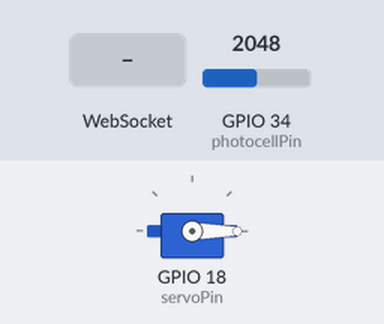
Recording of a sketch running on a simulated ESP32. Parts: servo. The test bench sets the inputs (shaded band); at power-on: GPIO 34 (photocellPin) = 2048. WiFi joins after 1.5 s; servers stay silent unless stated; what the sketch prints to the serial monitor is not drawn.

Above: at 3.2 s.
3.3 s: GPIO 34 (photocellPin) set to 772
4.8 s: GPIO 34 (photocellPin) set to 633
At 4.96 s:
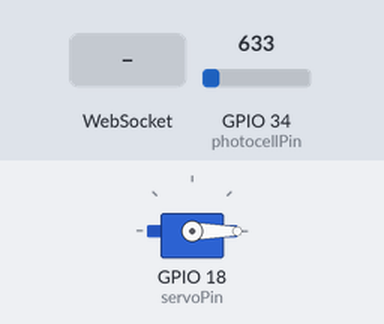
7.8 s: WebSocket text "closed" received
13.8 s: GPIO 34 (photocellPin) set to 1228
At 13.8 s:
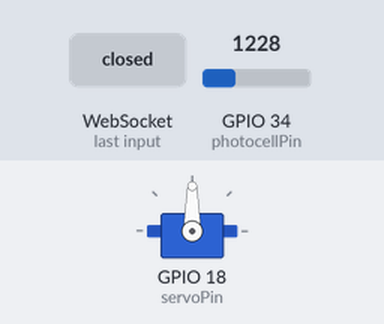
15.3 s: GPIO 34 (photocellPin) set to 660
At 15.46 s:
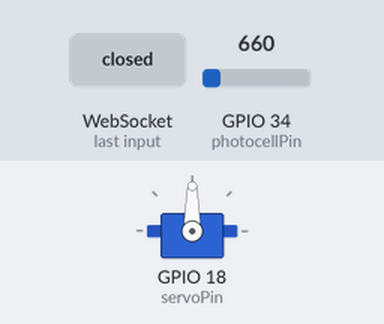
Timing chart, 0 to 19.3 s (numbered marks = the images above; inputs shaded):
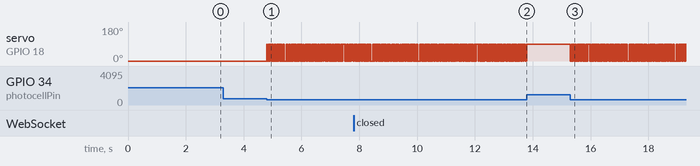

The sketch:

CODE.ino
```cpp
#include <WiFi.h> // Incluye la biblioteca para manejar la conexión WiFi
#include <WebSocketsServer.h> // Incluye la biblioteca para manejar el servidor WebSocket
#include <ArduinoJson.h> // Incluye la biblioteca para manejar JSON
#include <Servo.h> // Incluye la biblioteca para manejar el servo motor

// Configuración de la red WiFi
const char* ssid = "TU_SSID"; // Nombre de la red WiFi
const char* password = "TU_PASSWORD"; // Contraseña de la red WiFi

// Configuración del WebSocket
WebSocketsServer webSocket = WebSocketsServer(81); // Crea un servidor WebSocket en el puerto 81

// Configuración del servo motor
Servo sunroofServo; // Crea un objeto para controlar el servo motor
const int servoPin = 18; // Pin al que está conectado el servo motor

// Configuración de la fotocelda
const int photocellPin = 34; // Pin al que está conectada la fotocelda
const int lightThresholdLow = 300; // Umbral de luz baja
const int lightThresholdHigh = 700; // Umbral de luz alta

// Estado del sunroof
String sunroofState = "closed"; // Estado inicial del sunroof (cerrado)

void setup() {
  Serial.begin(115200); // Inicia la comunicación serial a 115200 baudios

  // Conexión a la red WiFi
  WiFi.begin(ssid, password); // Inicia la conexión a la red WiFi con el nombre y la contraseña proporcionados
  while (WiFi.status() != WL_CONNECTED) { // Espera hasta que el ESP32 se conecte a la red WiFi
    delay(1000); // Espera 1 segundo
    Serial.println("Conectando a WiFi..."); // Imprime un mensaje en la consola indicando que se está conectando a la WiFi
  }
  Serial.println("Conectado a WiFi"); // Imprime un mensaje en la consola indicando que se ha conectado a la WiFi

  // Iniciar el servidor WebSocket
  webSocket.begin(); // Inicia el servidor WebSocket
  webSocket.onEvent(webSocketEvent); // Define la función que manejará los eventos del WebSocket
  Serial.println("Servidor WebSocket iniciado en el puerto 81"); // Imprime un mensaje en la consola indicando que el servidor WebSocket ha iniciado

  // Configuración del servo motor
  sunroofServo.attach(servoPin); // Conecta el servo motor al pin especificado
  sunroofServo.write(0); // Inicialmente cierra el sunroof (posición 0 grados)
}

void loop() {
  // Manejar eventos del WebSocket
  webSocket.loop(); // Llama a la función que maneja los eventos del WebSocket

  // Leer el valor de la fotocelda
  int lightValue = analogRead(photocellPin); // Lee el valor de la fotocelda
  Serial.printf("Valor de la fotocelda: %d\n", lightValue); // Imprime el valor de la fotocelda en la consola

  // Verificar si la luz está en el rango tenue
  if (lightValue > lightThresholdLow && lightValue < lightThresholdHigh) { // Verifica si el valor de la luz está en el rango tenue
    // La luz está en el rango tenue, alterar el estado del sunroof
    if (sunroofState == "closed") {
      handleOpenSunroof(); // Abre el sunroof si está cerrado
    } else if (sunroofState == "opened") {
      handleCloseSunroof(); // Cierra el sunroof si está abierto
    }
  }
}

void webSocketEvent(uint8_t num, WStype_t type, uint8_t * payload, size_t length) {
  switch (type) {
    case WStype_DISCONNECTED: // Caso cuando el cliente se desconecta
      Serial.printf("[%u] Desconectado!\n", num); // Imprime un mensaje indicando que el cliente se ha desconectado
      break;
    case WStype_CONNECTED: { // Caso cuando el cliente se conecta
      IPAddress ip = webSocket.remoteIP(num); // Obtiene la dirección IP del cliente conectado
      Serial.printf("[%u] Conectado desde %s\n", num, ip.toString().c_str()); // Imprime un mensaje indicando que el cliente se ha conectado desde una dirección IP específica
      // Enviar el estado actual del sunroof al cliente conectado
      sendSunroofState(num, sunroofState); // Envía el estado actual del sunroof al cliente conectado
      break;
    }
    case WStype_TEXT: { // Caso cuando se recibe un mensaje de texto
      Serial.printf("[%u] Mensaje recibido: %s\n", num, payload); // Imprime el mensaje recibido en la consola
      // Parsear el mensaje JSON recibido
      StaticJsonDocument<200> doc; // Crea un documento JSON estático con un tamaño de 200 bytes
      DeserializationError error = deserializeJson(doc, payload); // Deserializa el mensaje JSON recibido
      if (error) { // Si hay un error al deserializar el JSON
        Serial.println("Error al parsear JSON"); // Imprime un mensaje de error en la consola
        return; // Sale de la función
      }
      // Obtener el estado del sunroof del mensaje
      const char* state = doc["sunroofState"]; // Obtiene el valor del estado del sunroof del mensaje JSON
      if (state) { // Si el estado del sunroof está presente en el mensaje
        sunroofState = String(state); // Actualiza el estado del sunroof
        Serial.printf("Estado del sunroof: %s\n", sunroofState.c_str()); // Imprime el nuevo estado del sunroof en la consola
        // Controlar el servo motor basado en el estado del sunroof
        controlSunroofServo(sunroofState); // Llama a la función para controlar el servo motor basado en el estado del sunroof
        // Enviar el estado del sunroof al cliente conectado
        sendSunroofState(num, sunroofState); // Envía el estado del sunroof al cliente conectado
      }
      break;
    }
    default:
      break;
  }
}

void handleOpenSunroof() {
  sunroofState = "opening"; // Cambia el estado del sunroof a "opening"
  controlSunroofServo(sunroofState); // Controla el servo motor para abrir el sunroof
  sendSunroofStateToClient(); // Envía el estado del sunroof al cliente conectado
}

void handleCloseSunroof() {
  sunroofState = "closing"; // Cambia el estado del sunroof a "closing"
  controlSunroofServo(sunroofState); // Controla el servo motor para cerrar el sunroof
  sendSunroofStateToClient(); // Envía el estado del sunroof al cliente conectado
}

void controlSunroofServo(String state) {
  if (state == "opening") { // Si el estado del sunroof es "opening" (abriendo)
    sunroofServo.write(90); // Mueve el servo motor a 90 grados (abrir el sunroof)
    sunroofState = "opened"; // Cambia el estado del sunroof a "opened"
  } else if (state == "closing") { // Si el estado del sunroof es "closing" (cerrando)
    sunroofServo.write(0); // Mueve el servo motor a 0 grados (cerrar el sunroof)
    sunroofState = "closed"; // Cambia el estado del sunroof a "closed"
  }
}

void sendSunroofState(uint8_t num, String state) {
  StaticJsonDocument<200> doc; // Crea un documento JSON estático con un tamaño de 200 bytes
  doc["sunroofState"] = state; // Asigna el estado del sunroof al documento JSON
  String jsonString; // Crea una cadena para almacenar el JSON serializado
  serializeJson(doc, jsonString); // Serializa el documento JSON a una cadena
  webSocket.sendTXT(num, jsonString); // Envía la cadena JSON al cliente especificado
}

void sendSunroofStateToClient() {
  StaticJsonDocument<200> doc; // Crea un documento JSON estático con un tamaño de 200 bytes
  doc["sunroofState"] = sunroofState; // Asigna el estado del sunroof al documento JSON
  String jsonString; // Crea una cadena para almacenar el JSON serializado
  serializeJson(doc, jsonString); // Serializa el documento JSON a una cadena
  webSocket.broadcastTXT(jsonString); // Envía la cadena JSON al cliente conectado
}
```

Measured:
- the behaviour switches between 700 and 699 on GPIO 34 (photocellPin) (found by bisection; images 0 and 1)
- after the input at 4.8 s, servo on GPIO 18 (servoPin): alternates 90° for 0.02 s and 0° for 0.02 s, starting at once
- after the input at 13.8 s, servo on GPIO 18 (servoPin): stops changing and stays 90°
- after the input at 15.3 s, servo on GPIO 18 (servoPin): alternates 90° for 0.02 s and 0° for 0.02 s, starting at once
